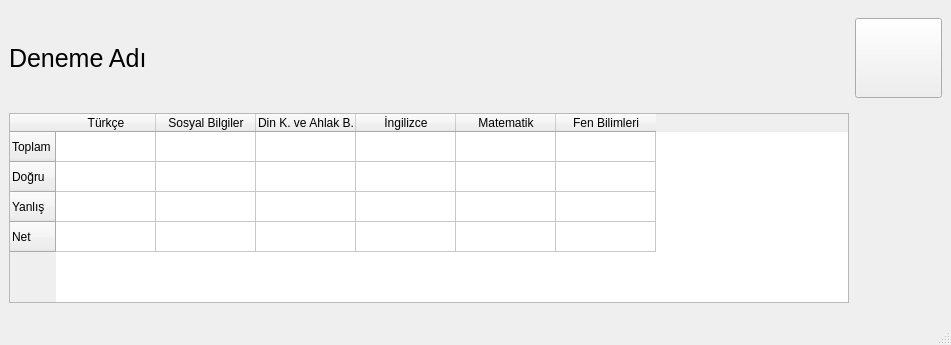
<?xml version="1.0" encoding="UTF-8"?>
<ui version="4.0">
 <class>MainWindow</class>
 <widget class="QMainWindow" name="MainWindow">
  <property name="geometry">
   <rect>
    <x>0</x>
    <y>0</y>
    <width>951</width>
    <height>345</height>
   </rect>
  </property>
  <property name="minimumSize">
   <size>
    <width>951</width>
    <height>345</height>
   </size>
  </property>
  <property name="maximumSize">
   <size>
    <width>951</width>
    <height>345</height>
   </size>
  </property>
  <property name="windowTitle">
   <string>Sonuçlar</string>
  </property>
  <property name="windowIcon">
   <iconset resource="../onizlenim/resim.qrc">
    <normaloff>:/newPrefix/resim/0.png</normaloff>:/newPrefix/resim/0.png</iconset>
  </property>
  <widget class="QWidget" name="centralwidget">
   <layout class="QVBoxLayout" name="verticalLayout">
    <item>
     <layout class="QHBoxLayout" name="horizontalLayout">
      <item>
       <widget class="QLabel" name="label">
        <property name="minimumSize">
         <size>
          <width>840</width>
          <height>40</height>
         </size>
        </property>
        <property name="maximumSize">
         <size>
          <width>840</width>
          <height>40</height>
         </size>
        </property>
        <property name="font">
         <font>
          <pointsize>19</pointsize>
         </font>
        </property>
        <property name="text">
         <string>Deneme Adı</string>
        </property>
       </widget>
      </item>
      <item>
       <widget class="QPushButton" name="pushButton">
        <property name="minimumSize">
         <size>
          <width>80</width>
          <height>80</height>
         </size>
        </property>
        <property name="styleSheet">
         <string notr="true">border-image: url(:/newPrefix/resim/ipucu.png);</string>
        </property>
        <property name="text">
         <string/>
        </property>
       </widget>
      </item>
     </layout>
    </item>
    <item>
     <widget class="QTableWidget" name="tableWidget">
      <property name="sizePolicy">
       <sizepolicy hsizetype="Preferred" vsizetype="Preferred">
        <horstretch>84</horstretch>
        <verstretch>0</verstretch>
       </sizepolicy>
      </property>
      <property name="minimumSize">
       <size>
        <width>0</width>
        <height>0</height>
       </size>
      </property>
      <property name="maximumSize">
       <size>
        <width>840</width>
        <height>190</height>
       </size>
      </property>
      <property name="font">
       <font>
        <pointsize>9</pointsize>
       </font>
      </property>
      <property name="verticalScrollBarPolicy">
       <enum>Qt::ScrollBarAsNeeded</enum>
      </property>
      <property name="editTriggers">
       <set>QAbstractItemView::NoEditTriggers</set>
      </property>
      <property name="cornerButtonEnabled">
       <bool>true</bool>
      </property>
      <property name="columnCount">
       <number>6</number>
      </property>
      <row>
       <property name="text">
        <string>Toplam</string>
       </property>
      </row>
      <row>
       <property name="text">
        <string>Doğru</string>
       </property>
      </row>
      <row>
       <property name="text">
        <string>Yanlış</string>
       </property>
      </row>
      <row>
       <property name="text">
        <string>Net</string>
       </property>
      </row>
      <column>
       <property name="text">
        <string>Türkçe</string>
       </property>
      </column>
      <column>
       <property name="text">
        <string>Sosyal Bilgiler</string>
       </property>
      </column>
      <column>
       <property name="text">
        <string>Din K. ve Ahlak B.</string>
       </property>
      </column>
      <column>
       <property name="text">
        <string>İngilizce</string>
       </property>
      </column>
      <column>
       <property name="text">
        <string>Matematik</string>
       </property>
      </column>
      <column>
       <property name="text">
        <string>Fen Bilimleri</string>
       </property>
      </column>
     </widget>
    </item>
   </layout>
  </widget>
  <widget class="QMenuBar" name="menubar">
   <property name="geometry">
    <rect>
     <x>0</x>
     <y>0</y>
     <width>951</width>
     <height>26</height>
    </rect>
   </property>
  </widget>
  <widget class="QStatusBar" name="statusbar"/>
 </widget>
 <resources>
  <include location="../onizlenim/resim.qrc"/>
 </resources>
 <connections/>
</ui>
